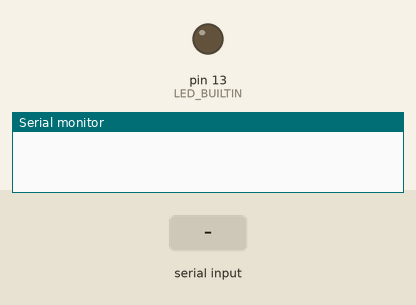
Simulated run of this sketch. Board: Arduino Uno, built with avr-gcc and run on an emulated ATmega328P. Shown: output pins drawn as LEDs (lit = HIGH), the last lines printed to the serial monitor. Inputs (shaded band) come from the test bench.

Above: at 1.2 s.
1.3 s: "1\n" received over Serial
At 2.5 s:
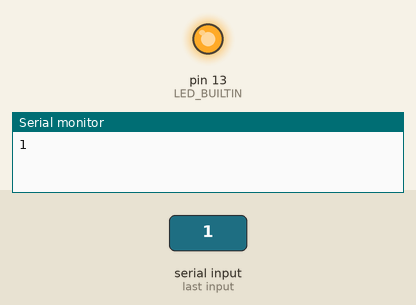
2.8 s: "0\n" received over Serial
At 3.9 s:
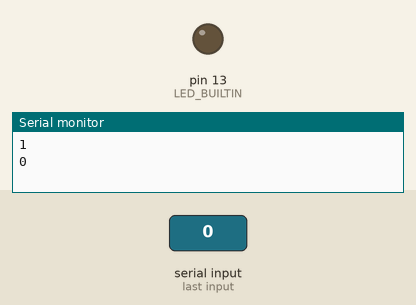
Timing chart, 0 to 5.8 s (numbered marks = the images above; inputs shaded):
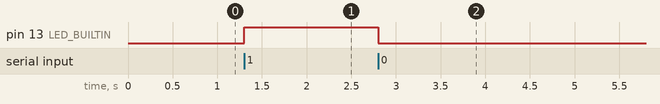

The sketch:

Led.ino
```cpp
char data = 0;

void setup()

{

  Serial.begin(9600);

  pinMode(LED_BUILTIN, OUTPUT);

}

void loop()

{

  if(Serial.available() > 0)

  {

    data = Serial.read();

    Serial.print(data);

    Serial.print("\n");

    if(data == '1')

      digitalWrite(LED_BUILTIN, HIGH);

    else if(data == '0')

      digitalWrite(LED_BUILTIN, LOW);

  }

}
```

led_arduino.cpp
```cpp
#define LED 9

int signal = -1;

void setup() {
	pinMode(LED, OUTPUT);
	while (!Serial) {
		// Waiting to connect...
	};
	Serial.begin(9600);
}

void loop() {
	if (Serial.available() > 0) {
		signal = Serial.read();
		switch (signal) {
		// LED Controller
		case '0':
			digitalWrite(LED, LOW);
			break;
		case '1':
			digitalWrite(LED, HIGH);
			break;
		default:
			break;
		}

	}
}
```

Measured:
- after the input at 1.3 s, pin 13 (LED_BUILTIN): LOW → HIGH at once
- after the input at 2.8 s, pin 13 (LED_BUILTIN): HIGH → LOW at once
